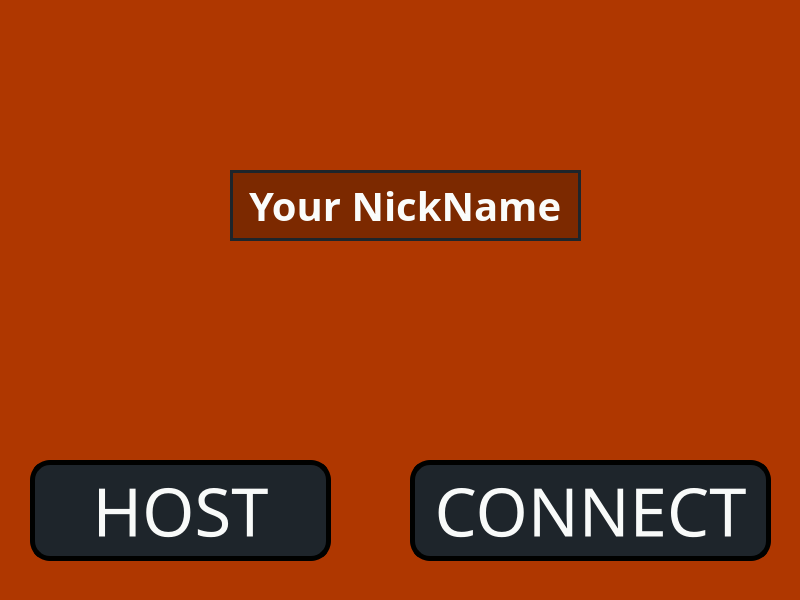
<?xml version="1.0" encoding="UTF-8"?>
<ui version="4.0">
 <class>Menu</class>
 <widget class="QMainWindow" name="Menu">
  <property name="geometry">
   <rect>
    <x>0</x>
    <y>0</y>
    <width>800</width>
    <height>600</height>
   </rect>
  </property>
  <property name="font">
   <font>
    <pointsize>30</pointsize>
   </font>
  </property>
  <property name="windowTitle">
   <string>Spy</string>
  </property>
  <property name="styleSheet">
   <string notr="true">background-color: rgb(175, 55, 0);</string>
  </property>
  <widget class="QWidget" name="centralwidget">
   <widget class="QPushButton" name="hostButton">
    <property name="geometry">
     <rect>
      <x>30</x>
      <y>460</y>
      <width>301</width>
      <height>101</height>
     </rect>
    </property>
    <property name="sizePolicy">
     <sizepolicy hsizetype="Ignored" vsizetype="Ignored">
      <horstretch>0</horstretch>
      <verstretch>0</verstretch>
     </sizepolicy>
    </property>
    <property name="font">
     <font>
      <family>Montserrat Alternates</family>
      <pointsize>50</pointsize>
     </font>
    </property>
    <property name="styleSheet">
     <string notr="true">border: 5px solid;
border-radius: 20px;
background-color: rgb(30, 37, 43);
color: rgb(248, 250, 249);
border-color: rgb(0, 1, 0);</string>
    </property>
    <property name="text">
     <string>HOST</string>
    </property>
   </widget>
   <widget class="QPushButton" name="connectButton">
    <property name="geometry">
     <rect>
      <x>410</x>
      <y>460</y>
      <width>361</width>
      <height>101</height>
     </rect>
    </property>
    <property name="font">
     <font>
      <family>Montserrat Alternates</family>
      <pointsize>50</pointsize>
     </font>
    </property>
    <property name="styleSheet">
     <string notr="true">border: 5px solid;
border-radius: 20px;
background-color: rgb(30, 37, 43);
color: rgb(248, 250, 249);
border-color: rgb(0, 1, 0);</string>
    </property>
    <property name="text">
     <string>CONNECT</string>
    </property>
   </widget>
   <widget class="QLineEdit" name="nameLine">
    <property name="geometry">
     <rect>
      <x>230</x>
      <y>170</y>
      <width>351</width>
      <height>71</height>
     </rect>
    </property>
    <property name="font">
     <font>
      <family>Montserrat Alternates</family>
      <pointsize>30</pointsize>
      <weight>75</weight>
      <bold>true</bold>
     </font>
    </property>
    <property name="styleSheet">
     <string notr="true">border: 3px solid;
border-color: rgb(30, 37, 43);
color: rgb(250, 252, 251);
background-color: rgb(124, 41, 0);</string>
    </property>
    <property name="text">
     <string>Your NickName</string>
    </property>
    <property name="alignment">
     <set>Qt::AlignCenter</set>
    </property>
   </widget>
   <widget class="QLabel" name="label">
    <property name="geometry">
     <rect>
      <x>210</x>
      <y>0</y>
      <width>401</width>
      <height>601</height>
     </rect>
    </property>
    <property name="text">
     <string/>
    </property>
    <property name="pixmap">
     <pixmap>../../../Downloads/обрез2.png</pixmap>
    </property>
    <property name="scaledContents">
     <bool>true</bool>
    </property>
   </widget>
   <zorder>label</zorder>
   <zorder>hostButton</zorder>
   <zorder>connectButton</zorder>
   <zorder>nameLine</zorder>
  </widget>
 </widget>
 <resources/>
 <connections/>
</ui>
